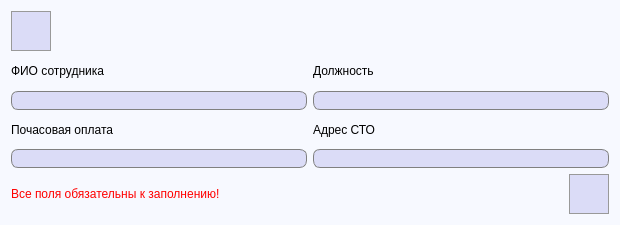
<?xml version="1.0" encoding="UTF-8"?>
<ui version="4.0">
 <class>UpdateEmployee</class>
 <widget class="QDialog" name="UpdateEmployee">
  <property name="geometry">
   <rect>
    <x>0</x>
    <y>0</y>
    <width>620</width>
    <height>225</height>
   </rect>
  </property>
  <property name="windowTitle">
   <string>Редактирование информации о сотруднике</string>
  </property>
  <property name="styleSheet">
   <string notr="true">QDialog {
	background-color: #f7f9ff;
}

QMessageBox {
	background-color: white;
}</string>
  </property>
  <layout class="QGridLayout" name="gridLayout_2">
   <item row="0" column="0">
    <widget class="QPushButton" name="backToViewInfoButton">
     <property name="minimumSize">
      <size>
       <width>40</width>
       <height>40</height>
      </size>
     </property>
     <property name="maximumSize">
      <size>
       <width>40</width>
       <height>40</height>
      </size>
     </property>
     <property name="styleSheet">
      <string notr="true">QPushButton {
	background-color: #dbdcf7;
	border: 1px solid #999999;
}

QPushButton:hover {
	background-color: #d5d6f0;
	border: 1px solid #acacac;
}

QPushButton:pressed {
	background-color: #cbcde6;
	border: 2px solid #999999;
}</string>
     </property>
     <property name="text">
      <string/>
     </property>
     <property name="icon">
      <iconset resource="images.qrc">
       <normaloff>:/images/backToView.png</normaloff>:/images/backToView.png</iconset>
     </property>
     <property name="iconSize">
      <size>
       <width>27</width>
       <height>27</height>
      </size>
     </property>
     <property name="autoDefault">
      <bool>false</bool>
     </property>
    </widget>
   </item>
   <item row="2" column="1">
    <spacer name="horizontalSpacer_2">
     <property name="orientation">
      <enum>Qt::Horizontal</enum>
     </property>
     <property name="sizeHint" stdset="0">
      <size>
       <width>40</width>
       <height>20</height>
      </size>
     </property>
    </spacer>
   </item>
   <item row="2" column="2">
    <widget class="QPushButton" name="saveUpdatedInfo">
     <property name="minimumSize">
      <size>
       <width>40</width>
       <height>40</height>
      </size>
     </property>
     <property name="styleSheet">
      <string notr="true">QPushButton {
	background-color: #dbdcf7;
	border: 1px solid #999999;
}

QPushButton:hover {
	background-color: #d5d6f0;
	border: 1px solid #acacac;
}

QPushButton:pressed {
	background-color: #cbcde6;
	border: 2px solid #999999;
}</string>
     </property>
     <property name="text">
      <string/>
     </property>
     <property name="icon">
      <iconset resource="images.qrc">
       <normaloff>:/images/save.png</normaloff>:/images/save.png</iconset>
     </property>
     <property name="iconSize">
      <size>
       <width>27</width>
       <height>27</height>
      </size>
     </property>
     <property name="autoDefault">
      <bool>false</bool>
     </property>
    </widget>
   </item>
   <item row="1" column="0" colspan="3">
    <layout class="QGridLayout" name="gridLayout">
     <item row="0" column="0">
      <widget class="QLabel" name="label">
       <property name="font">
        <font>
         <pointsize>9</pointsize>
        </font>
       </property>
       <property name="text">
        <string>ФИО сотрудника</string>
       </property>
      </widget>
     </item>
     <item row="0" column="1">
      <widget class="QLabel" name="label_2">
       <property name="font">
        <font>
         <pointsize>9</pointsize>
        </font>
       </property>
       <property name="text">
        <string>Должность</string>
       </property>
      </widget>
     </item>
     <item row="1" column="0">
      <widget class="QLineEdit" name="workerFMLname">
       <property name="font">
        <font>
         <pointsize>10</pointsize>
        </font>
       </property>
       <property name="styleSheet">
        <string notr="true">QLineEdit {
	border: 1px solid gray;
    border-radius: 7px;
    background-color: #dbdcf7;
	padding-left: 3px;
}</string>
       </property>
       <property name="frame">
        <bool>true</bool>
       </property>
      </widget>
     </item>
     <item row="1" column="1">
      <widget class="QLineEdit" name="workerPosition">
       <property name="font">
        <font>
         <pointsize>10</pointsize>
        </font>
       </property>
       <property name="styleSheet">
        <string notr="true">QLineEdit {
	border: 1px solid gray;
    border-radius: 7px;
    background-color: #dbdcf7;
	padding-left: 3px;
}</string>
       </property>
       <property name="frame">
        <bool>true</bool>
       </property>
      </widget>
     </item>
     <item row="2" column="0">
      <widget class="QLabel" name="label_3">
       <property name="font">
        <font>
         <pointsize>9</pointsize>
        </font>
       </property>
       <property name="text">
        <string>Почасовая оплата</string>
       </property>
      </widget>
     </item>
     <item row="2" column="1">
      <widget class="QLabel" name="label_4">
       <property name="font">
        <font>
         <pointsize>9</pointsize>
        </font>
       </property>
       <property name="text">
        <string>Адрес СТО</string>
       </property>
      </widget>
     </item>
     <item row="3" column="0">
      <widget class="QLineEdit" name="hourlyPayment">
       <property name="font">
        <font>
         <pointsize>10</pointsize>
        </font>
       </property>
       <property name="styleSheet">
        <string notr="true">QLineEdit {
	border: 1px solid gray;
    border-radius: 7px;
    background-color: #dbdcf7;
	padding-left: 3px;
}</string>
       </property>
       <property name="frame">
        <bool>true</bool>
       </property>
      </widget>
     </item>
     <item row="3" column="1">
      <widget class="QLineEdit" name="serviceNumber">
       <property name="font">
        <font>
         <pointsize>10</pointsize>
        </font>
       </property>
       <property name="styleSheet">
        <string notr="true">QLineEdit {
	border: 1px solid gray;
    border-radius: 7px;
    background-color: #dbdcf7;
	padding-left: 3px;
}</string>
       </property>
       <property name="frame">
        <bool>true</bool>
       </property>
      </widget>
     </item>
    </layout>
   </item>
   <item row="2" column="0">
    <widget class="QLabel" name="errorLabel">
     <property name="font">
      <font>
       <pointsize>9</pointsize>
      </font>
     </property>
     <property name="styleSheet">
      <string notr="true">QLabel {
	color: red;
}</string>
     </property>
     <property name="text">
      <string>Все поля обязательны к заполнению!</string>
     </property>
    </widget>
   </item>
   <item row="0" column="1" colspan="2">
    <spacer name="horizontalSpacer">
     <property name="orientation">
      <enum>Qt::Horizontal</enum>
     </property>
     <property name="sizeHint" stdset="0">
      <size>
       <width>40</width>
       <height>20</height>
      </size>
     </property>
    </spacer>
   </item>
  </layout>
 </widget>
 <tabstops>
  <tabstop>workerFMLname</tabstop>
  <tabstop>workerPosition</tabstop>
  <tabstop>hourlyPayment</tabstop>
  <tabstop>serviceNumber</tabstop>
  <tabstop>saveUpdatedInfo</tabstop>
  <tabstop>backToViewInfoButton</tabstop>
 </tabstops>
 <resources>
  <include location="images.qrc"/>
 </resources>
 <connections/>
</ui>
